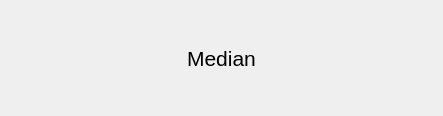
<?xml version="1.0" encoding="UTF-8"?>
<ui version="4.0">
 <class>Median</class>
 <widget class="QWidget" name="Median">
  <property name="geometry">
   <rect>
    <x>0</x>
    <y>0</y>
    <width>443</width>
    <height>116</height>
   </rect>
  </property>
  <property name="windowTitle">
   <string>Form</string>
  </property>
  <layout class="QVBoxLayout" name="verticalLayout_2">
   <item>
    <layout class="QVBoxLayout" name="verticalLayout">
     <item>
      <widget class="QLabel" name="label">
       <property name="font">
        <font>
         <pointsize>16</pointsize>
        </font>
       </property>
       <property name="text">
        <string>Median</string>
       </property>
       <property name="alignment">
        <set>Qt::AlignCenter</set>
       </property>
      </widget>
     </item>
    </layout>
   </item>
  </layout>
 </widget>
 <resources/>
 <connections/>
</ui>
